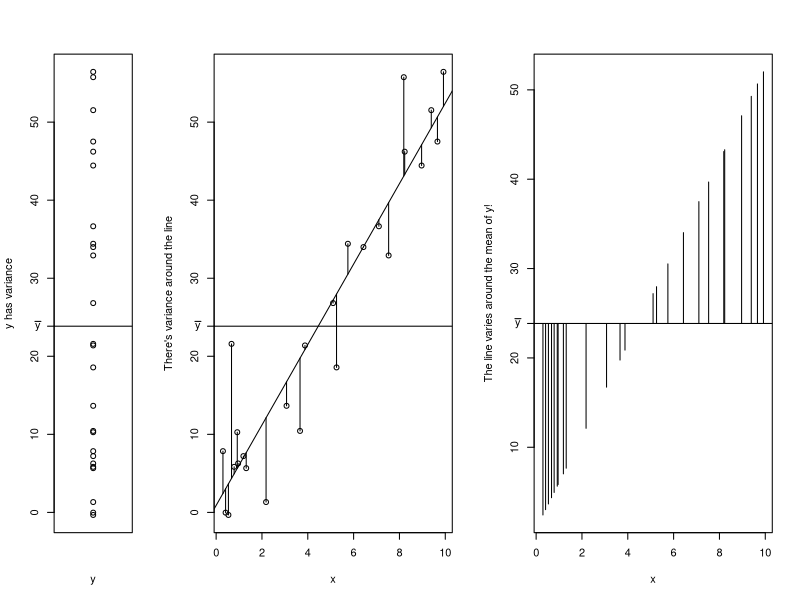
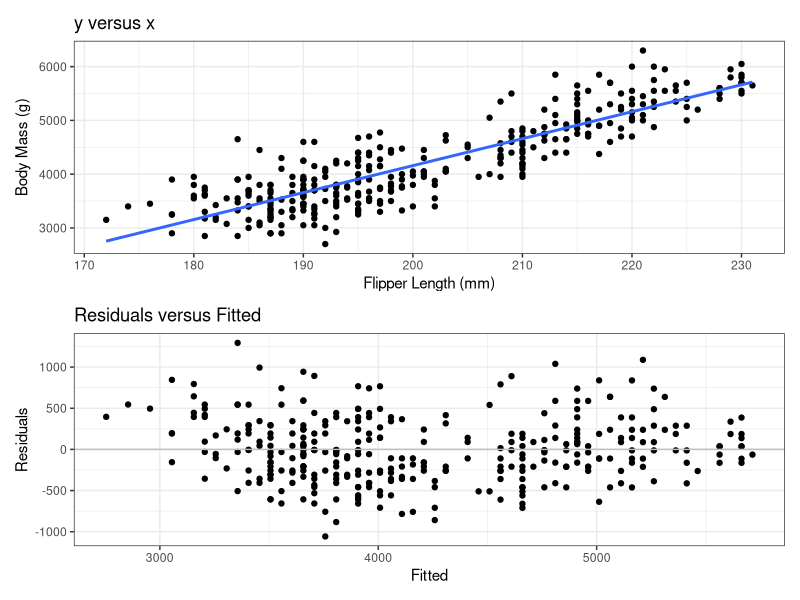
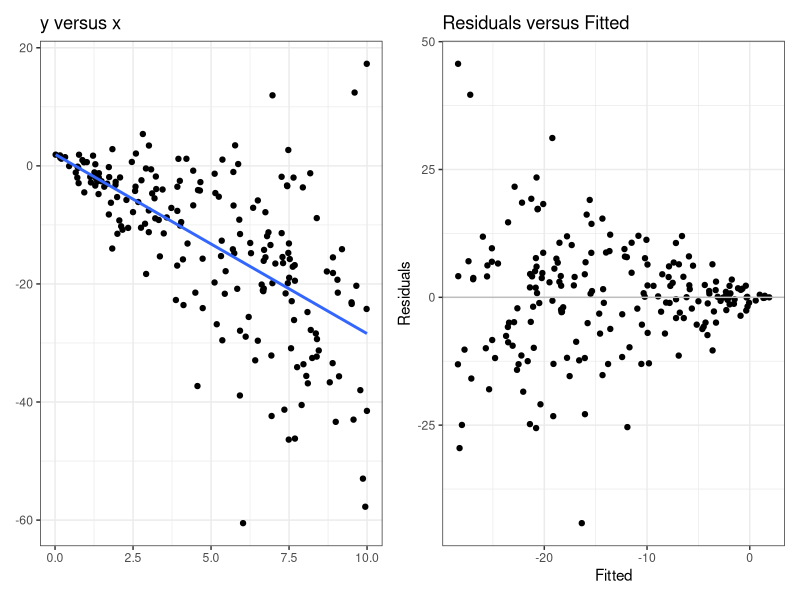
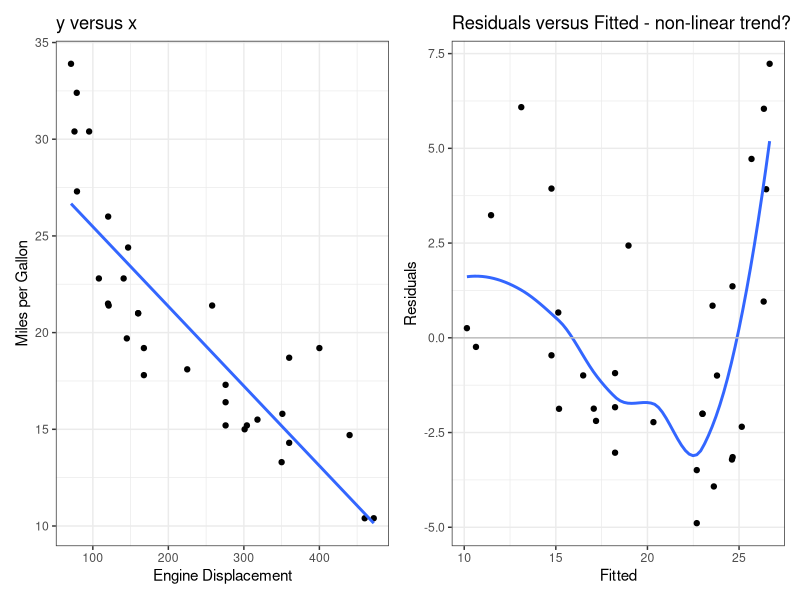
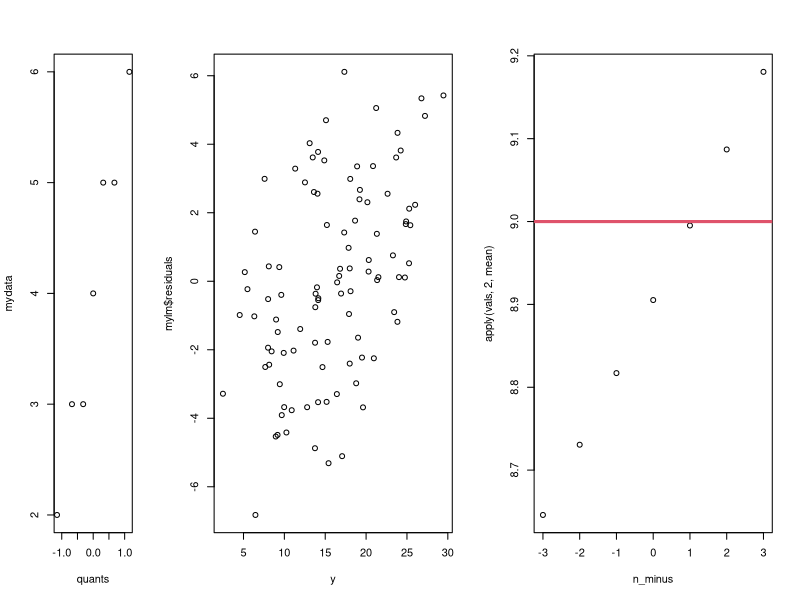
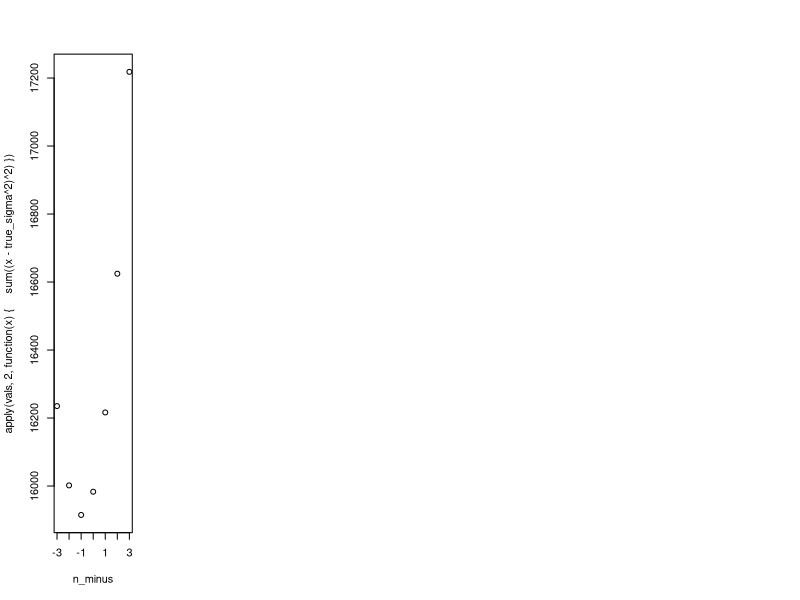

Source code (R) for these figures, in order:
## ---- chunk 1
#| label: setup
#| include: false
set.seed(2112)
## ---- chunk 2
#| label: R2_demo
#| fig-height: 4.5
#| fig-width: 6
layout(mat = matrix(c(1,2,3), nrow = 1), widths = c(0.5,1,1))
set.seed(18)
x <- runif(25, 0, 10)
y <- rnorm(25, 2 + 5*x, 6)

plot(rep(1, 25), y, xlab = "y", ylab = "y has variance", xaxt = "n")
abline(h = mean(y))
axis(2, mean(y), bquote(bar(y)), las = 1)

plot(x, y, ylab = "There's variance around the line")
abline(lm(y~x))
abline(h = mean(y))
axis(2, mean(y), bquote(bar(y)), las = 1)

mids <- predict(lm(y~x))
for(i in seq_along(mids)){
    lines(x = rep(x[i], 2), y = c(y[i], mids[i]), col = 1)
}

mids <- predict(lm(y~x))
plot(mids ~ x, type = "n", ylab = "The line varies around the mean of y!")
for(i in seq_along(mids)){
    lines(x = rep(x[i], 2), y = c(mean(y), mids[i]))
}
axis(2, at = mean(y), labels = bquote(bar(y)), las = 1)
abline(h = mean(y))
## ---- chunk 3
#| label: resids_vs_fitted
#| fig-height: 5
#| fig-width: 5
library(ggplot2)
theme_set(theme_bw())
library(patchwork)
library(broom)
library(palmerpenguins)

penguins <- penguins[complete.cases(penguins),]

g1 <- ggplot(penguins) + 
    aes(x = flipper_length_mm, y = body_mass_g) +
    geom_point() +
    geom_smooth(method = "lm", se = FALSE, formula = y~x) +
    labs(x = "Flipper Length (mm)",
        y = "Body Mass (g)",
        title = "y versus x")

plm <- lm(body_mass_g ~ flipper_length_mm, data = penguins)

p2 <- augment(plm)

g2 <- ggplot(p2) + 
    aes(x = .fitted, y = .resid) + 
    geom_point() +
    geom_hline(yintercept = 0, col = "grey") +
    labs(x = "Fitted", y = "Residuals", title = "Residuals versus Fitted")


g1 / g2
## ---- chunk 4
#| label: heteroskedastic
x <- runif(200, 0, 10)
y0 <- 2 - 3*x
y <- y0 + rnorm(length(x), 0, 2 * x)

g1 <- ggplot() + 
    aes(x = x, y = y) + 
    geom_point() + 
    geom_smooth(se = FALSE, method = "lm", formula = y~x) +
    labs(x = NULL, y = NULL, title = "y versus x")

xydf <- augment(lm(y ~ x))

g2 <- ggplot(xydf) +
    aes(x = .fitted, y = .resid) + 
    geom_point() +
    geom_hline(yintercept = 0, col = "grey") +
    labs(x = "Fitted", y = "Residuals", title = "Residuals versus Fitted")

g1 + g2
## ---- chunk 5
#| label: non-linear-trend
## fig-height: 4
## fig-width: 8
g1 <- ggplot(mtcars) + 
    aes(x = disp, y = mpg) + 
    geom_point() + 
    geom_smooth(se = FALSE, method = "lm", formula = y~x) +
    labs(x = "Engine Displacement", y = "Miles per Gallon", title = "y versus x")

mtdf <- augment(lm(mpg ~ disp, data = mtcars))

g2 <- ggplot(mtdf) +
    aes(x = .fitted, y = .resid) + 
    geom_point() +
    geom_smooth(se = FALSE) +
    geom_hline(yintercept = 0, col = "grey") +
    labs(x = "Fitted", y = "Residuals", title = "Residuals versus Fitted - non-linear trend?")

g1 + g2
## ---- chunk 6
#| label: qq-demo
#| echo: true
#| fig-height: 4
mydata <- c(2, 3, 3, 4, 5, 5, 6)
quants <- qnorm(c(
    0.125, 0.25, 0.375, 0.5, 
    0.625, 0.75, 0.875))
plot(mydata ~ quants)
## ---- chunk 7
#| label: resids-vs-observed
#| code-fold: false
n <- 100
x <- runif(n, 0, 10)
e <- rnorm(n, 0, 3)
y <- 5 + 2*x + e

mylm <- lm(y ~ x)
plot(mylm$residuals ~ y)
## ---- chunk 8
#| label: var-covar-resids
#| code-fold: false
cov(mylm$residuals, y)
var(mylm$residuals)
## ---- chunk 9
#| label: mle_bias_1
#| code-fold: false
n <- 100
true_sigma <- 3

n_minus <- seq(-3, 3, 1)
vals <- matrix(ncol = length(n_minus), nrow = 10000)
for (i in 1:10000) {
    y <- rnorm(n, 0, true_sigma)
    vals[i, ] <- sum((y - mean(y))^2) / (n - n_minus)
}

apply(vals, 2, mean) |> plot(x = n_minus, y = _)
abline(h = true_sigma^2, lwd = 3, col = 2)
## ---- chunk 10
#| label: mle_bias_2
#| code-fold: false
apply(vals, 2, function(x) {
    sum((x - true_sigma^2)^2)
}) |> plot(x = n_minus, y = _)
